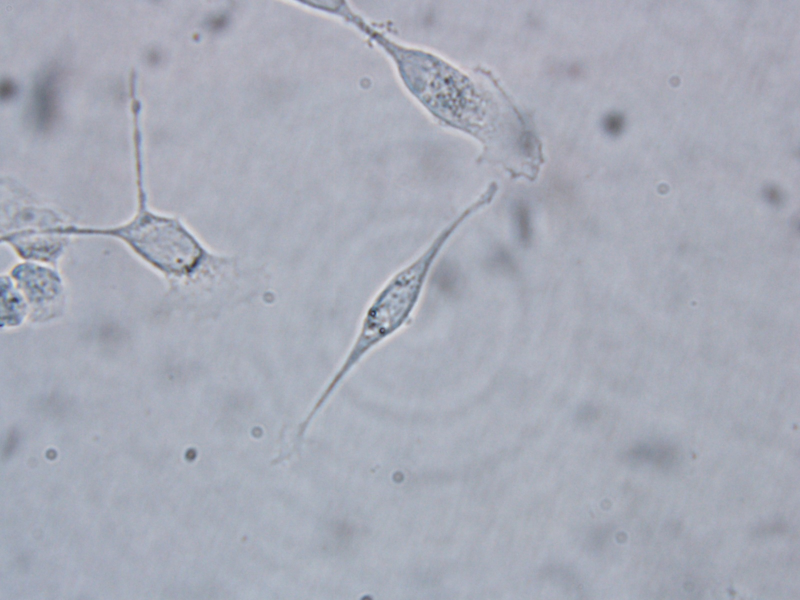
#> input picture documents/experimental_outcomes/different_disturbance_detection/2D_CELL_BF/2D_CELL_BF_H/Focal plane drift/Sample 1.jpg, 1600 x 1200 px (shown at 1/2 size)
$ python -i image_processing.py   (imports and definitions only)
#> lines starting #> are read from the running program, lines starting #| are printed output that depends on the picture
#> further down, picture is the input picture: shape (1200, 1600, 3); mean B, G, R 183.4, 171.1, 167.4
import cv2
import numpy as np

_LUT_CACHE = {
    'gray': [np.arange(256, dtype=np.uint8)] * 3,

    'blue': [
        np.arange(256, dtype=np.uint8),
        np.zeros(256, dtype=np.uint8),
        np.zeros(256, dtype=np.uint8)
    ],

    'green': [
        np.zeros(256, dtype=np.uint8),
        np.arange(256, dtype=np.uint8),
        np.zeros(256, dtype=np.uint8)
    ],

    'red': [
        np.zeros(256, dtype=np.uint8),
        np.zeros(256, dtype=np.uint8),
        np.arange(256, dtype=np.uint8)
    ]
}

def _auto_adjust_channel(channel, saturation, use_lut, downsample = 1):
    """Adjust one image channel by percentile clipping."""
    if downsample > 1:
        h, w = channel.shape
        small_ch = cv2.resize(channel, (w//downsample, h//downsample),
                            interpolation=cv2.INTER_AREA)
    else:
        small_ch = channel

    low_p = saturation / 100.0
    high_p = 1 - low_p
    low_val, high_val = np.percentile(small_ch, [low_p * 100, high_p * 100])

    if use_lut:
        lut = _build_lut(low_val, high_val)
        return cv2.LUT(channel, lut)
    else:
        adjusted = np.clip(
            (channel - low_val) * (255.0 / (high_val - low_val)), 0, 255
        )
        return adjusted.astype(np.uint8)

def _build_lut(low_val, high_val):

    indices = np.arange(256, dtype=np.float32)
    scale = 255.0 / (high_val - low_val + 1e-5)
    lut = (indices - low_val) * scale
    return np.clip(lut, 0, 255).astype(np.uint8)


class image_process:
    def __init__(self, saturation, downsample = 1, use_lut = True):

        self.saturation = saturation
        self.downsample = downsample
        self.use_lut = use_lut

    def auto_adjust_brightness_contrast(self, image):
        """Apply ImageJ-style auto brightness/contrast adjustment."""
        if image is None:
            return None

        if len(image.shape) == 3:
            channels = cv2.split(image)
            adjusted_channels = [
                _auto_adjust_channel(ch, self.saturation, self.use_lut) for ch in channels
            ]
            return cv2.merge(adjusted_channels)
        else:
            return _auto_adjust_channel(image, self.saturation, self.use_lut)

    def set_color(self, image_8bit: np.ndarray, color: str):
        """Apply a cached gray/blue/green/red pseudocolor map."""
        if image_8bit.ndim != 2:
            image_8bit = cv2.cvtColor(image_8bit, cv2.COLOR_BGR2GRAY)

        lut_b, lut_g, lut_r = _LUT_CACHE[color.lower()]

        return cv2.merge([
            cv2.LUT(image_8bit, lut_b),
            cv2.LUT(image_8bit, lut_g),
            cv2.LUT(image_8bit, lut_r)
        ])

def adjust_hsv_brightness(img_bgr, saturation=0.1):
#> called with saturation = 0.1
    img_hsv = cv2.cvtColor(img_bgr, cv2.COLOR_BGR2HSV)
#> img_hsv: shape (1200, 1600, 3); mean H, S, V 113.6, 22.8, 183.5
    h, s, v = cv2.split(img_hsv)
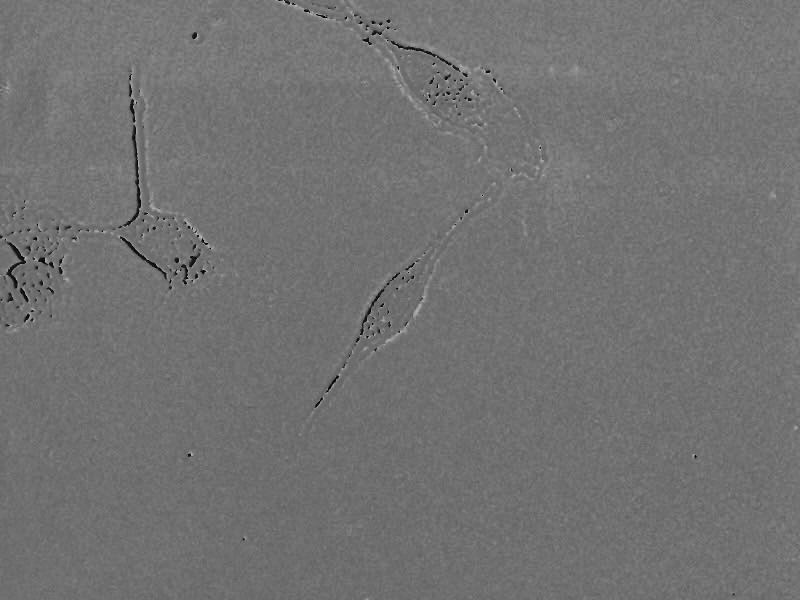
#> h: shape (1200, 1600) (shown at 1/2 size); min 0, max 179, mean 113.6
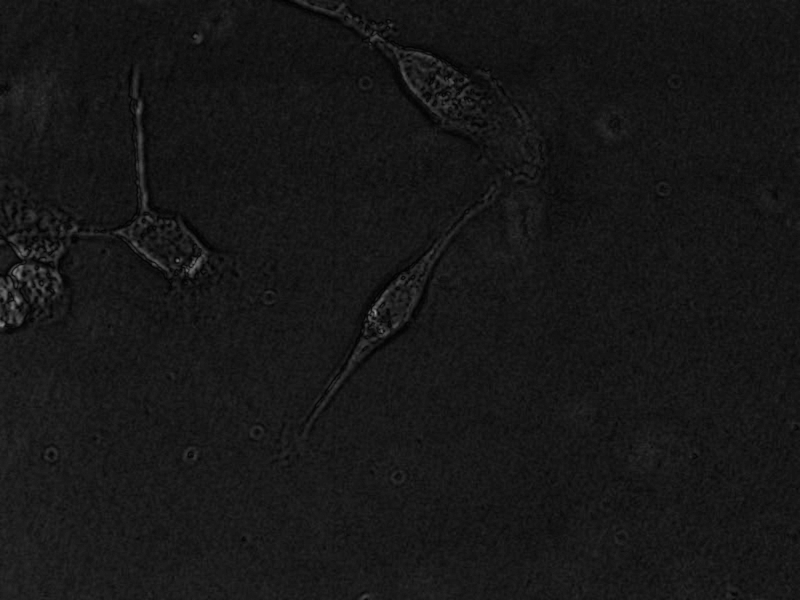
#> s: shape (1200, 1600) (shown at 1/2 size); min 0, max 162, mean 22.8
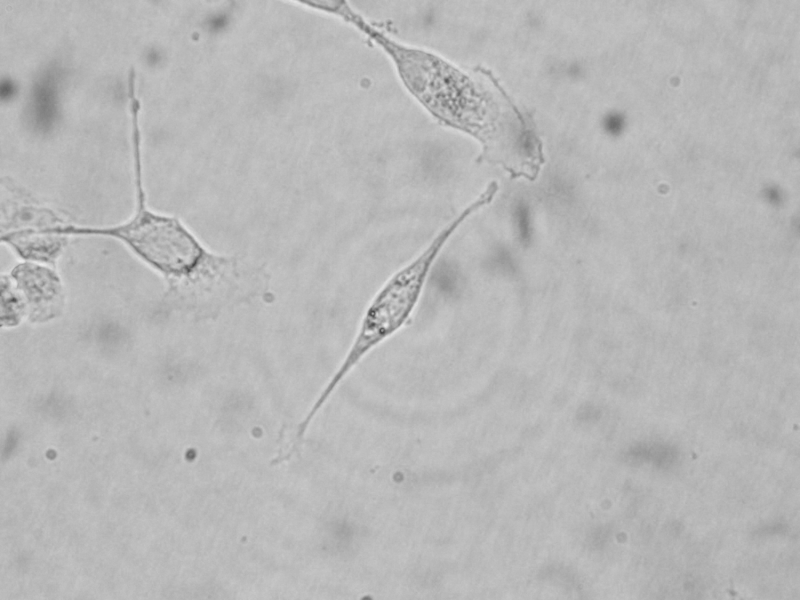
#> v: shape (1200, 1600) (shown at 1/2 size); min 62, max 240, mean 183.5
    v_adjusted = _auto_adjust_channel(v, saturation, use_lut=True)
#> in _auto_adjust_channel, `low_val, high_val = np.percentile(small_ch, [low_p * 100, high_p * 100])`: low_val = 119; high_val = 218
#> in _build_lut, `scale = 255.0 / (high_val - low_val + 1e-5)`: scale = 2.58
#> in _build_lut, `lut = (indices - low_val) * scale`: lut = 256 values from -306.5 to 350.3
#> in _auto_adjust_channel, `lut = _build_lut(low_val, high_val)`: lut = 256 values from 0 to 255
#> in _auto_adjust_channel, `return cv2.LUT(channel, lut)`:
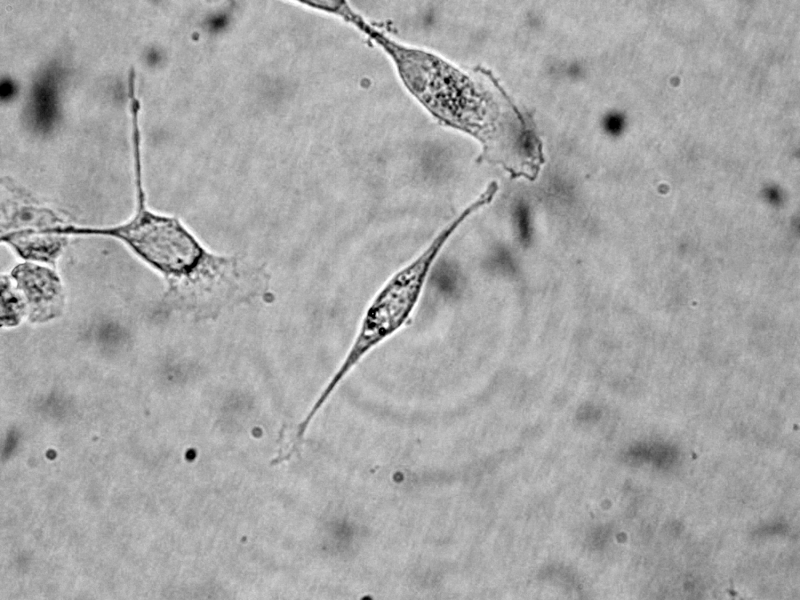
#> returned value: shape (1200, 1600) (shown at 1/2 size); min 0, max 255, mean 165.5
    img_hsv_adj = cv2.merge([h, s, v_adjusted])
#> img_hsv_adj: shape (1200, 1600, 3); mean H, S, V 113.6, 22.8, 165.5
    return cv2.cvtColor(img_hsv_adj, cv2.COLOR_HSV2BGR)
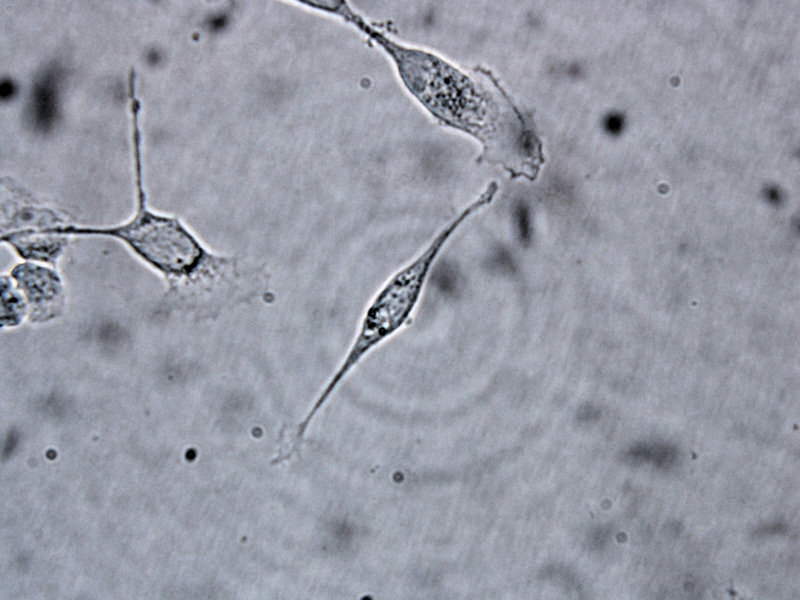
#> returned value: shape (1200, 1600, 3) (shown at 1/2 size); mean B, G, R 165.5, 153.8, 150.6

>>> import cv2
>>> picture = cv2.imread('../../../different_disturbance_detection/2D_CELL_BF/2D_CELL_BF_H/Focal plane drift/Sample 1.jpg')
>>> result = adjust_hsv_brightness(picture)
